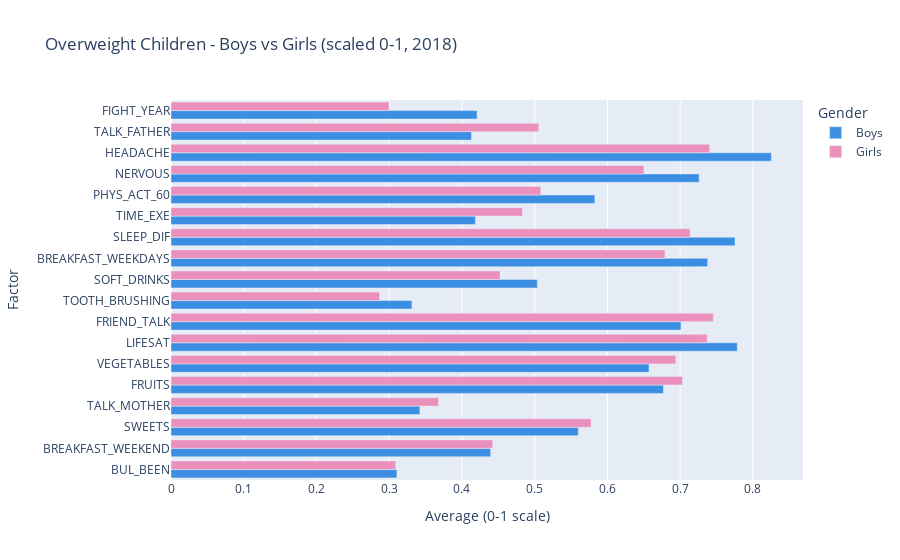

The notebook cell this image was saved under:
### Markdown cell above
### GRAPH 2
### TOP Gender behaviour differences of overweight children
Story: V jakych factors/types of behaviour se lisi kluci s nadvahou od holek s nadvahou, top chovani ktera jsou nejzajimavejsi/maji nej dopad. 

*How features selected: feature engineering/random forest, regrese a R-squared, kontrolni grafy treba v Tableau

### Code cell
### GRAPH 2
### HORIZONTAL BARCHART ###
# BOYS vs GIRLS
# TOP FEATURES 
# 2018

# narrowing df to year=2018, owerweight=1
df_h = df[(df["YEAR"] == 2018) & (df["OVERWEIGHT"] == 1)]

# specifying 2 groups within the new df - sex: 1 boys, 2 girls
df_h = df_h.groupby("SEX", as_index=False)[list_columns].mean()

# scales normalized to 0-1
for feature in list_columns:
    max_scale = dict_scales[feature]
    df_h[feature] = df_h[feature] / max_scale

# melt = turning df from 'wide' to 'long' form 
df_sex_long = df_h.melt(
    id_vars=["SEX"],                 # keeping this column as it is -> serves as ID of the group
    value_vars=list_columns,         # these columns to be 'melted' into a couple (feature, value):
    var_name="FEATURE",              # new column name for feature
    value_name="VALUE"               # new column name for value
)

# turning numeric 'SEX' (1,2) into text labels
sex_map = {1: "Boys", 2: "Girls"}
df_sex_long["SEX_STRING"] = df_sex_long["SEX"].map(sex_map)     

# výpočet gender gap pro každý faktor (Girls − Boys)
gap_table = (
    df_sex_long
    .groupby(["FEATURE", "SEX_STRING"])["VALUE"]
    .mean()                      # kdyby tam byly duplicity, zprůměruje je
    .unstack("SEX_STRING")
)

gap_table["GIRLS_MINUS_BOYS"] = gap_table["Girls"] - gap_table["Boys"]
gap_table["ABS_GAP"] = gap_table["GIRLS_MINUS_BOYS"].abs()

# TOP 5 faktorů podle absolutní hodnoty gender gapu
top5_features = (
    gap_table
    .sort_values("ABS_GAP", ascending=False)
    .head(20)
    .index
    .tolist()
)

print("TOP 20 faktorů pro graf 2:", top5_features)

# 🔹 Data jen pro TOP 5 faktorů
df_top5 = df_sex_long[df_sex_long["FEATURE"].isin(top5_features)].copy()

# sorting Y features - to be used in category_orders
# pořadí faktorů na ose Y: podle velikosti ABS_GAP (od největšího rozdílu)
feature_order = (
    gap_table.loc[top5_features, "ABS_GAP"]      
    .sort_values(ascending=False)
    .index
    .tolist()
)

# creating BARCHART - GROUPED BARS (NOT STACKED)
colors = {"Girls": "#eb8fbd", "Boys": "#3b8ee1"} 

fig_horizontal_barchart = px.bar(
    df_top5,
    x="VALUE",
    y="FEATURE",
    color="SEX_STRING",
    orientation="h",        # if "v"(vertical) -> then swap x/y axis
    barmode="group",        # group columns next to one another, NOT STACKED
    category_orders={
        "FEATURE": feature_order,
        "SEX_STRING": ["Boys", "Girls"]}, 
    color_discrete_map=colors,
    title="Overweight Children - Boys vs Girls (scaled 0-1, 2018)"
)

fig_horizontal_barchart.update_layout(
    xaxis_title="Average (0-1 scale)",
    yaxis_title="Factor",
    legend_title="Gender"
)

fig_horizontal_barchart.show()

### Figure 1 — Plotly figure (JSON) as saved in the notebook; plotly's stock layout.template omitted (floating-point values rounded to 4 significant figures)
{"data": [{"alignmentgroup": "True", "hovertemplate": "SEX_STRING=Boys<br>VALUE=%{x}<br>FEATURE=%{y}<extra></extra>", "legendgroup": "Boys", "marker": {"color": "#3b8ee1", "pattern": {"shape": ""}}, "name": "Boys", "offsetgroup": "Boys", "orientation": "h", "showlegend": true, "textposition": "auto", "type": "bar", "x": [0.5599, 0.3312, 0.7378, 0.4395, 0.5036, 0.5827, 0.7261, 0.6769, 0.6572, 0.4132, 0.3421, 0.7011, 0.7785, 0.7754, 0.4184, 0.4208, 0.8254, 0.3105], "xaxis": "x", "y": ["SWEETS", "TOOTH_BRUSHING", "BREAKFAST_WEEKDAYS", "BREAKFAST_WEEKEND", "SOFT_DRINKS", "PHYS_ACT_60", "NERVOUS", "FRUITS", "VEGETABLES", "TALK_FATHER", "TALK_MOTHER", "FRIEND_TALK", "LIFESAT", "SLEEP_DIF", "TIME_EXE", "FIGHT_YEAR", "HEADACHE", "BUL_BEEN"], "yaxis": "y"}, {"alignmentgroup": "True", "hovertemplate": "SEX_STRING=Girls<br>VALUE=%{x}<br>FEATURE=%{y}<extra></extra>", "legendgroup": "Girls", "marker": {"color": "#eb8fbd", "pattern": {"shape": ""}}, "name": "Girls", "offsetgroup": "Girls", "orientation": "h", "showlegend": true, "textposition": "auto", "type": "bar", "x": [0.5774, 0.2866, 0.679, 0.4422, 0.4523, 0.5082, 0.6501, 0.7032, 0.6941, 0.5057, 0.3677, 0.7456, 0.7372, 0.7138, 0.4832, 0.2997, 0.7404, 0.3089], "xaxis": "x", "y": ["SWEETS", "TOOTH_BRUSHING", "BREAKFAST_WEEKDAYS", "BREAKFAST_WEEKEND", "SOFT_DRINKS", "PHYS_ACT_60", "NERVOUS", "FRUITS", "VEGETABLES", "TALK_FATHER", "TALK_MOTHER", "FRIEND_TALK", "LIFESAT", "SLEEP_DIF", "TIME_EXE", "FIGHT_YEAR", "HEADACHE", "BUL_BEEN"], "yaxis": "y"}], "layout": {"barmode": "group", "legend": {"title": {"text": "Gender"}, "tracegroupgap": 0}, "title": {"text": "Overweight Children - Boys vs Girls (scaled 0-1, 2018)"}, "xaxis": {"anchor": "y", "domain": [0, 1], "title": {"text": "Average (0-1 scale)"}}, "yaxis": {"anchor": "x", "categoryarray": ["BUL_BEEN", "BREAKFAST_WEEKEND", "SWEETS", "TALK_MOTHER", "FRUITS", "VEGETABLES", "LIFESAT", "FRIEND_TALK", "TOOTH_BRUSHING", "SOFT_DRINKS", "BREAKFAST_WEEKDAYS", "SLEEP_DIF", "TIME_EXE", "PHYS_ACT_60", "NERVOUS", "HEADACHE", "TALK_FATHER", "FIGHT_YEAR"], "categoryorder": "array", "domain": [0, 1], "title": {"text": "Factor"}}}}
